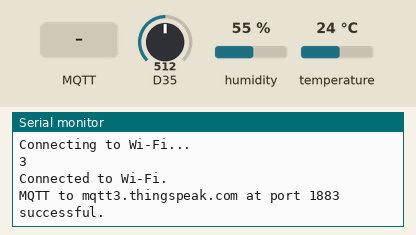
Recording of a sketch running on a simulated Arduino Uno R4 WiFi. Parts: the last lines printed to the serial monitor. Inputs (shaded band) come from the test bench; at power-on: D35 = 512, humidity 55 %, temperature 24 °C. WiFi joins after 1.5 s; servers stay silent unless stated; no MQTT or app messages arrive unless stated.

Above: at 9.7 s.
9.8 s: MQTT message "1" arrives on the first subscribed topic
At 10.2 s:
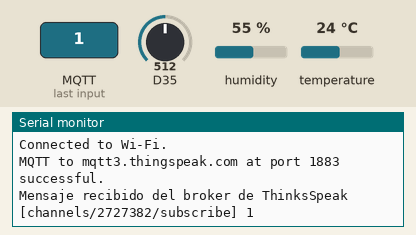
16.5 s: D35 set to 0
At 30.33 s:
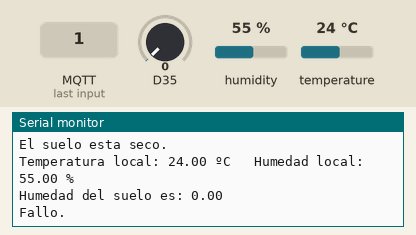
30.5 s: MQTT message "on" arrives on the first subscribed topic
At 31.7 s:
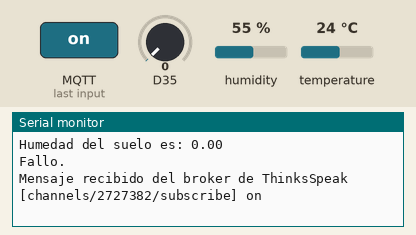
32.0 s: MQTT message "off" arrives on the first subscribed topic
At 33.1 s:
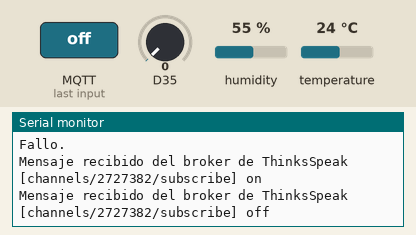

The sketch:

plantas_zona_2.ino
```cpp
// Reto: Sistema de IoT para gestion, monitoreo y control de un invernadero

/* Codigo fuente del sistema de sensado de la zona 2
Elaborado por:
Marcos Allen Martínez Cortés
Sebastián Hernández Guevara
Karol Anette Lozano González
Edwin Emmanuel Salazar Meza */

#include <DHT.h>                     // Libreria para el sensor DHT11 (humedad y temperatura)
#include <PubSubClient.h>            // Libreria para gestionar la conexion MQTT

// Configurar el tipo particular de sensor utilizado (DHT11, DHT21, DHT22, ...) conectado a la placa ESP32
#define DHTPIN 14             // Pin digital de esp32 para recibir datos del DHT
#define DHTTYPE    DHT11      // Se utiliza el DHT 11
DHT dht (DHTPIN, DHTTYPE);    // Configuracion del sensor DHT

// Variables para almacenar las lecturas de temperatura (t) y humedad (h)
float t;
float h;

// Credenciales para conectarse a la red WiFi
const char* ssid = "";
const char* password = "";

// Servidor MQTT de ThingSpeak
const char* server = "mqtt3.thingspeak.com";

// Definicion de la conexion segura o no segura
// En algunos casos, ciertos dispositivos IoT no soportan la conexion segura
//#define USESECUREMQTT             // Descomentar esta linea si se utiliza conexion segura
#ifdef USESECUREMQTT
  #include <WiFiClientSecure.h>   // Si se usa conexión segura, se incluye la librería de WiFi seguro
  #define mqttPort 8883           // Puerto para conexión segura
  WiFiClientSecure client;       // Cliente para la conexión segura
#else
  #include <WiFiS3.h>            // Si no se usa conexión segura, se usa esta librería
  #define mqttPort 1883           // Puerto para conexión no segura
  WiFiClient client;            // Cliente para la conexión no segura
#endif

// Credenciales para publicar y suscribirse en el canal de ThingSpeak
const char mqttUserName[]   = "";
const char clientID[]       = "";
const char mqttPass[]       = "";

// ID del canal en ThingSpeak
#define channelID 2727382

// Certificado para conexion segura (para dispositivos como el ESP32)
const char * PROGMEM thingspeak_ca_cert = \
  "-----BEGIN CERTIFICATE-----\n" \
  "MIIDxTCCAq2gAwIBAgIQAqxcJmoLQJuPC3nyrkYldzANBgkqhkiG9w0BAQUFADBs\n" \
  "MQswCQYDVQQGEwJVUzEVMBMGA1UEChMMRGlnaUNlcnQgSW5jMRkwFwYDVQQLExB3\n" \
  "d3cuZGlnaWNlcnQuY29tMSswKQYDVQQDEyJEaWdpQ2VydCBIaWdoIEFzc3VyYW5j\n" \
  "ZSBFViBSb290IENBMB4XDTA2MTExMDAwMDAwMFoXDTMxMTExMDAwMDAwMFowbDEL\n" \
  "MAkGA1UEBhMCVVMxFTATBgNVBAoTDERpZ2lDZXJ0IEluYzEZMBcGA1UECxMQd3d3\n" \
  "LmRpZ2ljZXJ0LmNvbTErMCkGA1UEAxMiRGlnaUNlcnQgSGlnaCBBc3N1cmFuY2Ug\n" \
  "RVYgUm9vdCBDQTCCASIwDQYJKoZIhvcNAQEBBQADggEPADCCAQoCggEBAMbM5XPm\n" \
  "+9S75S0tMqbf5YE/yc0lSbZxKsPVlDRnogocsF9ppkCxxLeyj9CYpKlBWTrT3JTW\n" \
  "PNt0OKRKzE0lgvdKpVMSOO7zSW1xkX5jtqumX8OkhPhPYlG++MXs2ziS4wblCJEM\n" \
  "xChBVfvLWokVfnHoNb9Ncgk9vjo4UFt3MRuNs8ckRZqnrG0AFFoEt7oT61EKmEFB\n" \
  "Ik5lYYeBQVCmeVyJ3hlKV9Uu5l0cUyx+mM0aBhakaHPQNAQTXKFx01p8VdteZOE3\n" \
  "hzBWBOURtCmAEvF5OYiiAhF8J2a3iLd48soKqDirCmTCv2ZdlYTBoSUeh10aUAsg\n" \
  "EsxBu24LUTi4S8sCAwEAAaNjMGEwDgYDVR0PAQH/BAQDAgGGMA8GA1UdEwEB/wQF\n" \
  "MAMBAf8wHQYDVR0OBBYEFLE+w2kD+L9HAdSYJhoIAu9jZCvDMB8GA1UdIwQYMBaA\n" \
  "FLE+w2kD+L9HAdSYJhoIAu9jZCvDMA0GCSqGSIb3DQEBBQUAA4IBAQAcGgaX3Nec\n" \
  "nzyIZgYIVyHbIUf4KmeqvxgydkAQV8GK83rZEWWONfqe/EW1ntlMMUu4kehDLI6z\n" \
  "eM7b41N5cdblIZQB2lWHmiRk9opmzN6cN82oNLFpmyPInngiK3BD41VHMWEZ71jF\n" \
  "hS9OMPagMRYjyOfiZRYzy78aG6A9+MpeizGLYAiJLQwGXFK3xPkKmNEVX58Svnw2\n" \
  "Yzi9RKR/5CYrCsSXaQ3pjOLAEFe4yHYSkVXySGnYvCoCWw9E1CAx2/S6cCZdkGCe\n" \
  "vEsXCS+0yx5DaMkHJ8HSXPfqIbloEpw8nL+e/IBcm2PN7EeqJSdnoDfzAIJ9VNep\n" \
  "+OkuE6N36B9K\n" \
  "-----END CERTIFICATE-----\n";

// Estado inicial de la conexion WiFi
int status = WL_IDLE_STATUS;

// El cliente MQTT esta vinculado a la conexion WiFi
PubSubClient mqttClient( client );

// Variables para controlar la sincronizacion de las conexiones y la frecuencia de lectura de sensores (en milisegundos)
int connectionDelay    = 4;    // Retraso (s) entre intentos de conexión WiFi
long lastPublishMillis = 0;    // Para almacenar el valor de la ultima llamada de la funcion millis()
int updateInterval     = 15;   // Los valores del sensor se publican cada 15 segundos

/* Prototipos de funciones agrupadas por funcionalidad y dependencias */

// Funcion para conectar al Wi-Fi
void connectWifi();

// Funcion para conectar al servidor MQTT (mqtt3.thingspeak.com)
void mqttConnect();

// Funcion para suscribirse al canal de ThingSpeak para recibir actualizaciones
void mqttSubscribe( long subChannelID );

// Funcion para manejar los mensajes de la suscripcion MQTT al servidor de ThingSpeak
void mqttSubscriptionCallback( char* topic, byte* payload, unsigned int length );

// Funcion para publicar mensajes en el canal de ThingSpeak
void mqttPublish(long pubChannelID, String message);


void setup() {
  // Este codigo solo se ejecuta una vez al inicio.
  // Establece la tasa de transmision serial y configura la comunicacion
  Serial.begin( 115200 );

  // Un pequeño retraso para permitir que se establezca la comunicacion serial.
  delay(3000);

  // Inicializa el sensor DHT11
  dht.begin();

  // Conexion a la red Wi-Fi
  connectWifi();   // Conecta el dispositivo a la red Wi-Fi

  // Configuracion del cliente MQTT para conectarse con el broker ThingSpeak
  mqttClient.setServer( server, mqttPort );  // Configura el servidor MQTT y el puerto
  mqttClient.setCallback( mqttSubscriptionCallback );  // Establece la funcion de callback para mensajes MQTT
  mqttClient.setBufferSize( 2048 );  // Establece el tamaño del buffer para mensajes MQTT

  // Conexion segura MQTT (si esta habilitada)
  #ifdef USESECUREMQTT
    client.setCACert(thingspeak_ca_cert);  // Establece el certificado CA de ThinkSpeak para conexion segura
  #endif
}

void loop() {
  // Despues de que todo esta configurado, se entra al ciclo de percepcion-accion
  // Reintentar la conexion a WiFi si se ha perdido la conexion
  if (WiFi.status() != WL_CONNECTED) {
      connectWifi();  // Reconectar WiFi si la conexion no esta activa
  }

  // Si el cliente MQTT no esta conectado, intentamos conectar de nuevo
  if (!mqttClient.connected()) {
     mqttConnect(); // Reconectar MQTT
     mqttSubscribe( channelID ); // Suscribirse al canal de ThingSpeak
  }

  // Mantener la conexion con el servidor MQTT mediante la llamada al loop()
  mqttClient.loop();

  // Actualizar el canal de ThingSpeak cada vez que pase el intervalo de actualizacion
  // El resultado de esta actualizacion sera el mensaje enviado al suscriptor
  if ( (millis() - lastPublishMillis) > updateInterval*1000) {
    // Lecturas de los sensores: temperatura y humedad
    t = dht.readTemperature();  // Lee la temperatura
    h = dht.readHumidity();     // Lee la humedad
    float ht = analogRead(35);  // Lee la humedad del suelo

    // Verifica si la lectura de temperatura o humedad es invalida
    if ( isnan(t) || isnan(h)) {
        Serial.println("¡Fallos al leer del sensor DHT!");  // Muestra mensaje de error si falla la lectura
    }

    // Muestra la temperatura local en el monitor serial
    Serial.print(F("Temperatura local: "));
    Serial.print(t);
    Serial.print(" ºC ");
    // Muestra la humedad local en el monitor serial
    Serial.print(F("  Humedad local: "));
    Serial.print(h);
    Serial.println(" %");
    // Muestra la humedad del suelo en el monitor serial
    Serial.print("Humedad del suelo es: ");
    Serial.println(ht);

    // Condiciones para determinar el estado del suelo
    if (ht > 0 && ht < 1200) {
        Serial.println("El suelo esta seco.");
    } else if (ht < 2500 && ht >= 1200) {
        Serial.println("El suelo esta humedo.");
    } else if (ht < 3800 && ht >= 2500) {
        Serial.println("El suelo esta muy humedo (inundado).");
    } else {
        Serial.println("Fallo.");  // Si no cumple ninguna condicion, muestra un fallo
    }

    // Publicar los valores en el canal de ThingSpeak (field5, field6, field7)
    mqttPublish( channelID, (String("field5=")+String(t) + String("&field6=")+String(h) + String("&field7=")+String(ht) ) );
    lastPublishMillis = millis(); // Actualizar el tiempo del ultimo mensaje publicado
  }
}

// Funcion para conectar a la red WiFi
void connectWifi() {
  Serial.println( "Connecting to Wi-Fi..." ); // Mensaje inicial
  // Reintentar hasta obtener conexion exitosa
    while ( WiFi.status() != WL_CONNECTED ) {
    WiFi.begin(ssid, password); // Intentar conectar usando las credenciales definidas
    delay( connectionDelay*1000 ); // Esperar el tiempo de reintento (delay entre intentos)
    Serial.println( WiFi.status() ); // Mostrar el estado de la conexion
  }
  Serial.println( "Connected to Wi-Fi." ); // Mensaje cuando la conexion WiFi es exitosa
}

// Funcion para conectar al servidor MQTT
void mqttConnect() {
  // Reintentar la conexion al servidor MQTT hasta que sea exitosa
  while ( !mqttClient.connected() ) {
    // Intentar conectar con el broker MQTT usando las credenciales definidas
    if ( mqttClient.connect( clientID, mqttUserName, mqttPass ) ) {
      Serial.print( "MQTT to " );
      Serial.print( server );
      Serial.print (" at port ");
      Serial.print( mqttPort );
      Serial.println( " successful." ); // Mostrar exito de la conexion
    } else {
      Serial.print( "MQTT connection failed, rc = " );
      // Mostrar codigo de error en caso de fallo
      Serial.print( mqttClient.state() );
      Serial.println( " Will try the connection again in a few seconds" );
      delay( connectionDelay*1000 ); // Reintentar la conexion despues de un tiempo de espera
    }
  }
}

// Funcion para suscribirse a un canal de ThingSpeak para recibir actualizaciones
void mqttSubscribe( long subChannelID ) {
  String myTopic = "channels/"+String( subChannelID )+"/subscribe"; // Crear el topico de suscripcion basado en el canal
  mqttClient.subscribe(myTopic.c_str()); // Suscribirse al topico
}

// Funcion para manejar los mensajes de la suscripcion MQTT al broker de ThingSpeak
void mqttSubscriptionCallback( char* topic, byte* payload, unsigned int length ) {
  // Imprime los detalles del mensaje recibido en el monitor serie
  Serial.print("Mensaje recibido del broker de ThinksSpeak [");
  Serial.print(topic);  // Imprime el tema del mensaje
  Serial.print("] ");
  // Imprime el contenido del mensaje recibido byte por byte
  for (int i = 0; i < length; i++) {
    Serial.print((char)payload[i]);  // Convierte cada byte a caracter e imprime
  }
  // Imprime una nueva linea al final del mensaje
  Serial.println();
}

// Funcion para publicar un mensaje en el canal de ThingSpeak
void mqttPublish(long pubChannelID, String message) {
  String topicString ="channels/" + String( pubChannelID ) + "/publish"; // Crear el topico para la publicacion
  mqttClient.publish( topicString.c_str(), message.c_str() ); // Publicar el mensaje en el topico
}
```

Measured:
- after the input at 9.8 s, the serial monitor: prints a new line at once (image 1)
- after the input at 16.5 s, the serial monitor: prints a new line after 13.6 s (image 2)
- after the input at 30.5 s, the serial monitor: prints a new line at once (image 3)
- after the input at 32.0 s, the serial monitor: prints a new line at once (image 4)
